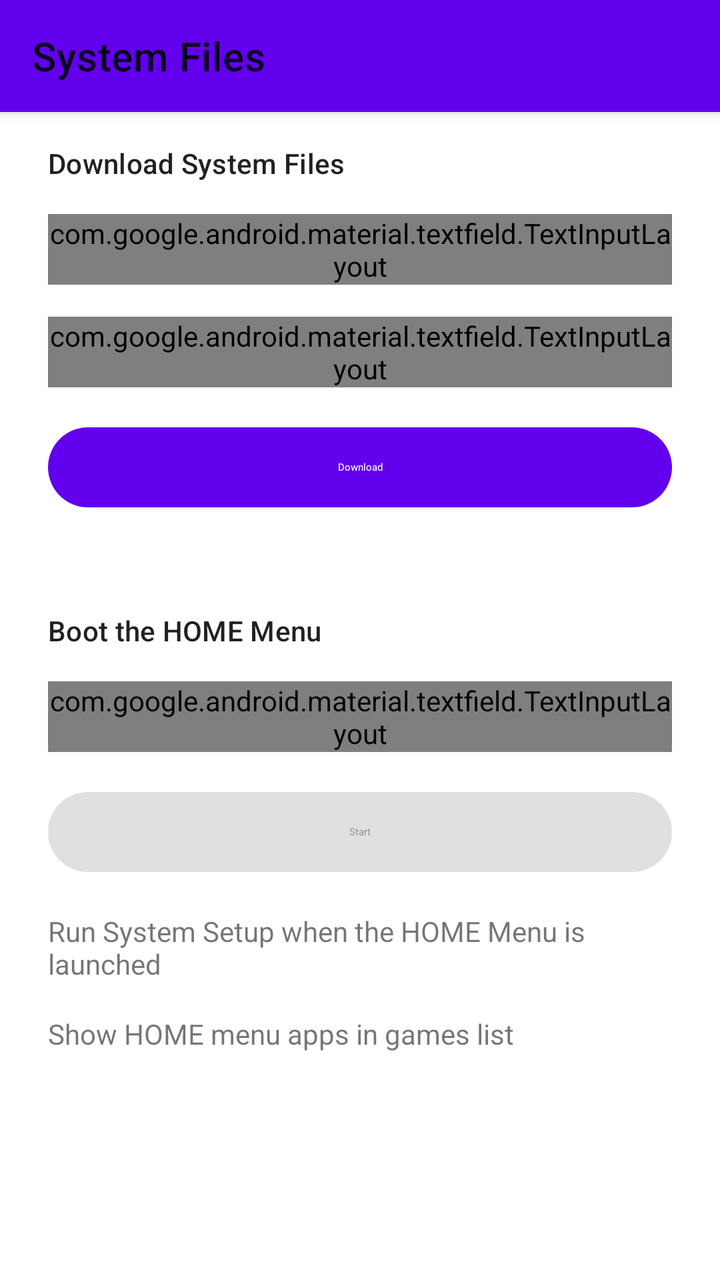
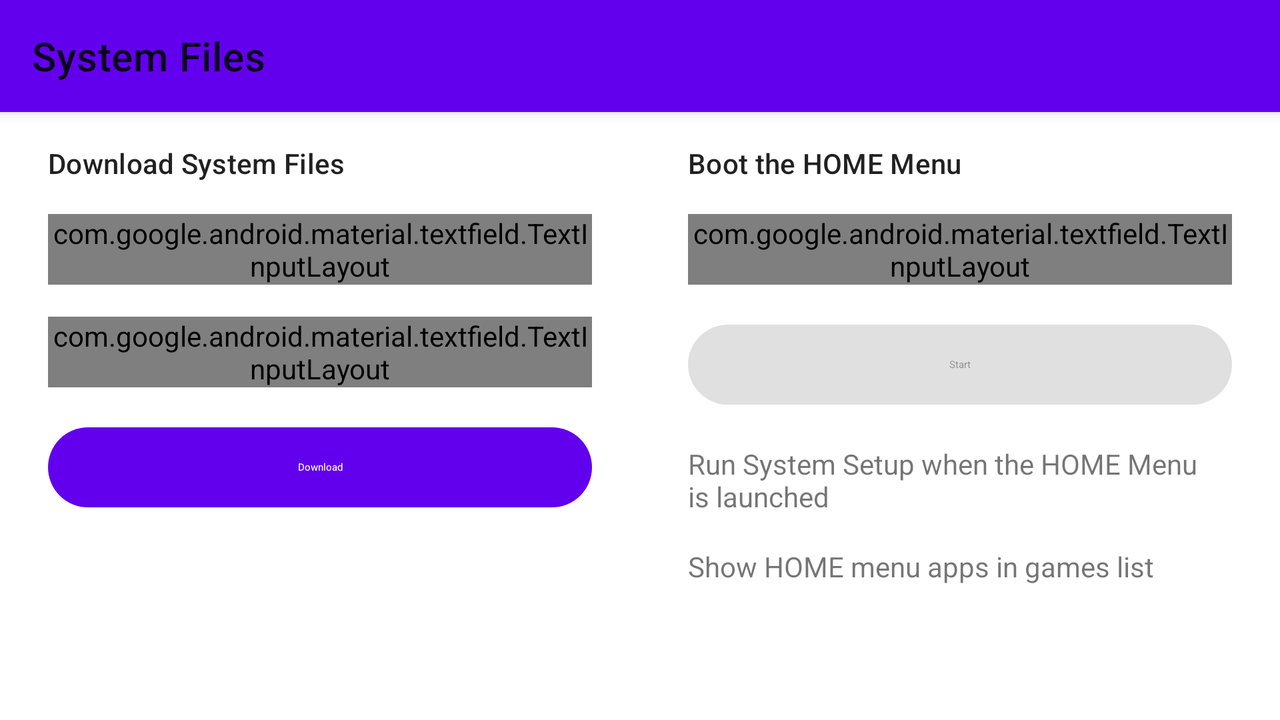

An Android layout and its configuration variant, each rendered on a device that would load it. The default file and the variant file are quoted in full after the pictures.
<!-- AndroidManifest.xml: fallback theme Theme.MaterialComponents.DayNight.NoActionBar -->
<!-- res/layout/fragment_system_files.xml -->
<?xml version="1.0" encoding="utf-8"?>
<androidx.coordinatorlayout.widget.CoordinatorLayout xmlns:android="http://schemas.android.com/apk/res/android"
    xmlns:app="http://schemas.android.com/apk/res-auto"
    xmlns:tools="http://schemas.android.com/tools"
    android:id="@+id/coordinator_about"
    android:layout_width="match_parent"
    android:layout_height="match_parent"
    android:background="?attr/colorSurface">

    <com.google.android.material.appbar.AppBarLayout
        android:id="@+id/appbar_about"
        android:layout_width="match_parent"
        android:layout_height="wrap_content"
        android:fitsSystemWindows="true">

        <com.google.android.material.appbar.MaterialToolbar
            android:id="@+id/toolbar_system_files"
            android:layout_width="match_parent"
            android:layout_height="?attr/actionBarSize"
            app:navigationIcon="@drawable/ic_back"
            app:title="@string/system_files" />

    </com.google.android.material.appbar.AppBarLayout>

    <androidx.core.widget.NestedScrollView
        android:id="@+id/scroll_system_files"
        android:layout_width="match_parent"
        android:layout_height="match_parent"
        android:clipToPadding="false"
        android:fadeScrollbars="false"
        android:scrollbars="vertical"
        app:layout_behavior="@string/appbar_scrolling_view_behavior">

        <LinearLayout
            android:layout_width="match_parent"
            android:layout_height="wrap_content"
            android:layout_marginHorizontal="24dp"
            android:orientation="vertical"
            android:paddingBottom="16dp">

            <com.google.android.material.textview.MaterialTextView
                style="@style/TextAppearance.Material3.TitleSmall"
                android:layout_width="match_parent"
                android:layout_height="wrap_content"
                android:layout_marginTop="16dp"
                android:text="@string/download_system_files"
                android:textAlignment="viewStart" />

            <com.google.android.material.textfield.TextInputLayout
                android:id="@+id/system_type"
                style="@style/Widget.Material3.TextInputLayout.OutlinedBox.ExposedDropdownMenu"
                android:layout_width="match_parent"
                android:layout_height="wrap_content"
                android:layout_marginTop="16dp"
                android:hint="@string/system_type"
                app:layout_constraintTop_toTopOf="parent">

                <com.google.android.material.textfield.MaterialAutoCompleteTextView
                    android:id="@+id/dropdown_system_type"
                    android:layout_width="match_parent"
                    android:layout_height="wrap_content"
                    android:inputType="none" />

            </com.google.android.material.textfield.TextInputLayout>

            <com.google.android.material.textfield.TextInputLayout
                android:id="@+id/system_region"
                style="@style/Widget.Material3.TextInputLayout.OutlinedBox.ExposedDropdownMenu"
                android:layout_width="match_parent"
                android:layout_height="wrap_content"
                android:layout_marginTop="16dp"
                android:hint="@string/emulated_region"
                app:layout_constraintTop_toTopOf="parent">

                <com.google.android.material.textfield.MaterialAutoCompleteTextView
                    android:id="@+id/dropdown_system_region"
                    android:layout_width="match_parent"
                    android:layout_height="wrap_content"
                    android:inputType="none" />

            </com.google.android.material.textfield.TextInputLayout>

            <Button
                android:id="@+id/button_download_home_menu"
                style="@style/Widget.Material3.Button.UnelevatedButton"
                android:layout_width="match_parent"
                android:layout_height="wrap_content"
                android:layout_marginTop="16dp"
                android:text="@string/download" />

            <com.google.android.material.textview.MaterialTextView
                android:id="@+id/text_keys_missing"
                android:layout_width="match_parent"
                android:layout_height="wrap_content"
                android:layout_marginTop="16dp"
                android:text="@string/keys_missing"
                android:textAlignment="viewStart"
                android:visibility="gone" />

            <com.google.android.material.textview.MaterialTextView
                android:id="@+id/text_keys_missing_help"
                android:layout_width="match_parent"
                android:layout_height="wrap_content"
                android:textAlignment="viewStart"
                android:visibility="gone"
                tools:text="How to get keys?" />

            <com.google.android.material.textview.MaterialTextView
                style="@style/TextAppearance.Material3.TitleSmall"
                android:layout_width="match_parent"
                android:layout_height="wrap_content"
                android:layout_marginTop="48dp"
                android:text="@string/boot_home_menu"
                android:textAlignment="viewStart" />

            <com.google.android.material.textfield.TextInputLayout
                android:id="@+id/system_region_start"
                style="@style/Widget.Material3.TextInputLayout.OutlinedBox.ExposedDropdownMenu"
                android:layout_width="match_parent"
                android:layout_height="wrap_content"
                android:layout_marginTop="16dp"
                android:enabled="false"
                android:hint="@string/emulated_region"
                app:layout_constraintTop_toTopOf="parent">

                <com.google.android.material.textfield.MaterialAutoCompleteTextView
                    android:id="@+id/dropdown_system_region_start"
                    android:layout_width="match_parent"
                    android:layout_height="wrap_content"
                    android:inputType="none" />

            </com.google.android.material.textfield.TextInputLayout>

            <Button
                android:id="@+id/button_start_home_menu"
                style="@style/Widget.Material3.Button.UnelevatedButton"
                android:layout_width="match_parent"
                android:layout_height="wrap_content"
                android:layout_marginTop="16dp"
                android:enabled="false"
                android:text="@string/start" />

            <androidx.constraintlayout.widget.ConstraintLayout
                android:layout_width="match_parent"
                android:layout_height="wrap_content"
                android:layout_marginTop="16dp">

                <com.google.android.material.textview.MaterialTextView
                    android:id="@+id/text_run_system_setup"
                    android:layout_width="0dp"
                    android:layout_height="wrap_content"
                    android:layout_marginEnd="16dp"
                    android:text="@string/run_system_setup"
                    android:textAlignment="viewStart"
                    app:layout_constraintBottom_toBottomOf="parent"
                    app:layout_constraintEnd_toStartOf="@+id/switch_run_system_setup"
                    app:layout_constraintStart_toStartOf="parent"
                    app:layout_constraintTop_toTopOf="parent" />

                <com.google.android.material.materialswitch.MaterialSwitch
                    android:id="@+id/switch_run_system_setup"
                    android:layout_width="wrap_content"
                    android:layout_height="wrap_content"
                    app:layout_constraintBottom_toBottomOf="parent"
                    app:layout_constraintEnd_toEndOf="parent"
                    app:layout_constraintTop_toTopOf="parent" />

            </androidx.constraintlayout.widget.ConstraintLayout>

            <androidx.constraintlayout.widget.ConstraintLayout
                android:layout_width="match_parent"
                android:layout_height="wrap_content"
                android:layout_marginTop="16dp">

                <com.google.android.material.textview.MaterialTextView
                    android:id="@+id/text_show_apps"
                    android:layout_width="0dp"
                    android:layout_height="wrap_content"
                    android:layout_marginEnd="16dp"
                    android:text="@string/show_home_apps"
                    android:textAlignment="viewStart"
                    app:layout_constraintBottom_toBottomOf="parent"
                    app:layout_constraintEnd_toStartOf="@+id/switch_show_apps"
                    app:layout_constraintStart_toStartOf="parent"
                    app:layout_constraintTop_toTopOf="parent" />

                <com.google.android.material.materialswitch.MaterialSwitch
                    android:id="@+id/switch_show_apps"
                    android:layout_width="wrap_content"
                    android:layout_height="wrap_content"
                    app:layout_constraintBottom_toBottomOf="parent"
                    app:layout_constraintEnd_toEndOf="parent"
                    app:layout_constraintTop_toTopOf="parent" />

            </androidx.constraintlayout.widget.ConstraintLayout>

        </LinearLayout>

    </androidx.core.widget.NestedScrollView>

</androidx.coordinatorlayout.widget.CoordinatorLayout>
<!-- resources referenced by this layout -->
<resources>
  <string name="boot_home_menu">Boot the HOME Menu</string>
  <string name="download">Download</string>
  <string name="download_system_files">Download System Files</string>
  <string name="emulated_region">Region</string>
  <string name="keys_missing">Citra is missing keys to download system files.</string>
  <string name="run_system_setup">Run System Setup when the HOME Menu is launched</string>
  <string name="show_home_apps">Show HOME menu apps in games list</string>
  <string name="start">Start</string>
  <string name="system_files">System Files</string>
  <string name="system_type">System Type</string>
</resources>
<!-- res/layout-w600dp/fragment_system_files.xml (the repository's variant of the layout above) -->
<!-- drawn on the phone turned sideways -->
<?xml version="1.0" encoding="utf-8"?>
<androidx.coordinatorlayout.widget.CoordinatorLayout xmlns:android="http://schemas.android.com/apk/res/android"
    xmlns:app="http://schemas.android.com/apk/res-auto"
    xmlns:tools="http://schemas.android.com/tools"
    android:id="@+id/coordinator_about"
    android:layout_width="match_parent"
    android:layout_height="match_parent"
    android:background="?attr/colorSurface">

    <com.google.android.material.appbar.AppBarLayout
        android:id="@+id/appbar_about"
        android:layout_width="match_parent"
        android:layout_height="wrap_content"
        android:fitsSystemWindows="true">

        <com.google.android.material.appbar.MaterialToolbar
            android:id="@+id/toolbar_system_files"
            android:layout_width="match_parent"
            android:layout_height="?attr/actionBarSize"
            app:navigationIcon="@drawable/ic_back"
            app:title="@string/system_files" />

    </com.google.android.material.appbar.AppBarLayout>

    <androidx.core.widget.NestedScrollView
        android:id="@+id/scroll_system_files"
        android:layout_width="match_parent"
        android:layout_height="match_parent"
        android:clipToPadding="false"
        android:fadeScrollbars="false"
        android:scrollbars="vertical"
        app:layout_behavior="@string/appbar_scrolling_view_behavior">

        <LinearLayout
            android:layout_width="match_parent"
            android:layout_height="wrap_content"
            android:orientation="horizontal">

            <LinearLayout
                android:layout_width="0dp"
                android:layout_height="wrap_content"
                android:layout_marginHorizontal="24dp"
                android:layout_weight="1"
                android:orientation="vertical"
                android:paddingBottom="16dp">

                <com.google.android.material.textview.MaterialTextView
                    style="@style/TextAppearance.Material3.TitleSmall"
                    android:layout_width="match_parent"
                    android:layout_height="wrap_content"
                    android:layout_marginTop="16dp"
                    android:text="@string/download_system_files"
                    android:textAlignment="viewStart" />

                <com.google.android.material.textfield.TextInputLayout
                    android:id="@+id/system_type"
                    style="@style/Widget.Material3.TextInputLayout.OutlinedBox.ExposedDropdownMenu"
                    android:layout_width="match_parent"
                    android:layout_height="wrap_content"
                    android:layout_marginTop="16dp"
                    android:hint="@string/system_type"
                    app:layout_constraintTop_toTopOf="parent">

                    <com.google.android.material.textfield.MaterialAutoCompleteTextView
                        android:id="@+id/dropdown_system_type"
                        android:layout_width="match_parent"
                        android:layout_height="wrap_content"
                        android:inputType="none" />

                </com.google.android.material.textfield.TextInputLayout>

                <com.google.android.material.textfield.TextInputLayout
                    android:id="@+id/system_region"
                    style="@style/Widget.Material3.TextInputLayout.OutlinedBox.ExposedDropdownMenu"
                    android:layout_width="match_parent"
                    android:layout_height="wrap_content"
                    android:layout_marginTop="16dp"
                    android:hint="@string/emulated_region"
                    app:layout_constraintTop_toTopOf="parent">

                    <com.google.android.material.textfield.MaterialAutoCompleteTextView
                        android:id="@+id/dropdown_system_region"
                        android:layout_width="match_parent"
                        android:layout_height="wrap_content"
                        android:inputType="none" />

                </com.google.android.material.textfield.TextInputLayout>

                <Button
                    android:id="@+id/button_download_home_menu"
                    style="@style/Widget.Material3.Button.UnelevatedButton"
                    android:layout_width="match_parent"
                    android:layout_height="wrap_content"
                    android:layout_marginTop="16dp"
                    android:text="@string/download" />

                <com.google.android.material.textview.MaterialTextView
                    android:id="@+id/text_keys_missing"
                    android:layout_width="match_parent"
                    android:layout_height="wrap_content"
                    android:layout_marginTop="16dp"
                    android:text="@string/keys_missing"
                    android:textAlignment="viewStart"
                    android:visibility="gone" />

                <com.google.android.material.textview.MaterialTextView
                    android:id="@+id/text_keys_missing_help"
                    android:layout_width="match_parent"
                    android:layout_height="wrap_content"
                    android:textAlignment="viewStart"
                    android:visibility="gone"
                    tools:text="How to get keys?" />

            </LinearLayout>

            <LinearLayout
                android:layout_width="0dp"
                android:layout_height="wrap_content"
                android:layout_marginHorizontal="24dp"
                android:layout_weight="1"
                android:orientation="vertical"
                android:paddingBottom="16dp">

                <com.google.android.material.textview.MaterialTextView
                    style="@style/TextAppearance.Material3.TitleSmall"
                    android:layout_width="match_parent"
                    android:layout_height="wrap_content"
                    android:layout_marginTop="16dp"
                    android:text="@string/boot_home_menu"
                    android:textAlignment="viewStart" />

                <com.google.android.material.textfield.TextInputLayout
                    android:id="@+id/system_region_start"
                    style="@style/Widget.Material3.TextInputLayout.OutlinedBox.ExposedDropdownMenu"
                    android:layout_width="match_parent"
                    android:layout_height="wrap_content"
                    android:layout_marginTop="16dp"
                    android:enabled="false"
                    android:hint="@string/emulated_region"
                    app:layout_constraintTop_toTopOf="parent">

                    <com.google.android.material.textfield.MaterialAutoCompleteTextView
                        android:id="@+id/dropdown_system_region_start"
                        android:layout_width="match_parent"
                        android:layout_height="wrap_content"
                        android:inputType="none" />

                </com.google.android.material.textfield.TextInputLayout>

                <Button
                    android:id="@+id/button_start_home_menu"
                    style="@style/Widget.Material3.Button.UnelevatedButton"
                    android:layout_width="match_parent"
                    android:layout_height="wrap_content"
                    android:layout_marginTop="16dp"
                    android:enabled="false"
                    android:text="@string/start" />

                <androidx.constraintlayout.widget.ConstraintLayout
                    android:layout_width="match_parent"
                    android:layout_height="wrap_content"
                    android:layout_marginTop="16dp">

                    <com.google.android.material.textview.MaterialTextView
                        android:id="@+id/text_run_system_setup"
                        android:layout_width="0dp"
                        android:layout_height="wrap_content"
                        android:layout_marginEnd="16dp"
                        android:text="@string/run_system_setup"
                        android:textAlignment="viewStart"
                        app:layout_constraintBottom_toBottomOf="parent"
                        app:layout_constraintEnd_toStartOf="@+id/switch_run_system_setup"
                        app:layout_constraintStart_toStartOf="parent"
                        app:layout_constraintTop_toTopOf="parent" />

                    <com.google.android.material.materialswitch.MaterialSwitch
                        android:id="@+id/switch_run_system_setup"
                        android:layout_width="wrap_content"
                        android:layout_height="wrap_content"
                        app:layout_constraintBottom_toBottomOf="parent"
                        app:layout_constraintEnd_toEndOf="parent"
                        app:layout_constraintTop_toTopOf="parent" />

                </androidx.constraintlayout.widget.ConstraintLayout>

                <androidx.constraintlayout.widget.ConstraintLayout
                    android:layout_width="match_parent"
                    android:layout_height="wrap_content"
                    android:layout_marginTop="16dp">

                    <com.google.android.material.textview.MaterialTextView
                        android:id="@+id/text_show_apps"
                        android:layout_width="0dp"
                        android:layout_height="wrap_content"
                        android:layout_marginEnd="16dp"
                        android:text="@string/show_home_apps"
                        android:textAlignment="viewStart"
                        app:layout_constraintBottom_toBottomOf="parent"
                        app:layout_constraintEnd_toStartOf="@+id/switch_show_apps"
                        app:layout_constraintStart_toStartOf="parent"
                        app:layout_constraintTop_toTopOf="parent" />

                    <com.google.android.material.materialswitch.MaterialSwitch
                        android:id="@+id/switch_show_apps"
                        android:layout_width="wrap_content"
                        android:layout_height="wrap_content"
                        app:layout_constraintBottom_toBottomOf="parent"
                        app:layout_constraintEnd_toEndOf="parent"
                        app:layout_constraintTop_toTopOf="parent" />

                </androidx.constraintlayout.widget.ConstraintLayout>

            </LinearLayout>

        </LinearLayout>

    </androidx.core.widget.NestedScrollView>

</androidx.coordinatorlayout.widget.CoordinatorLayout>
